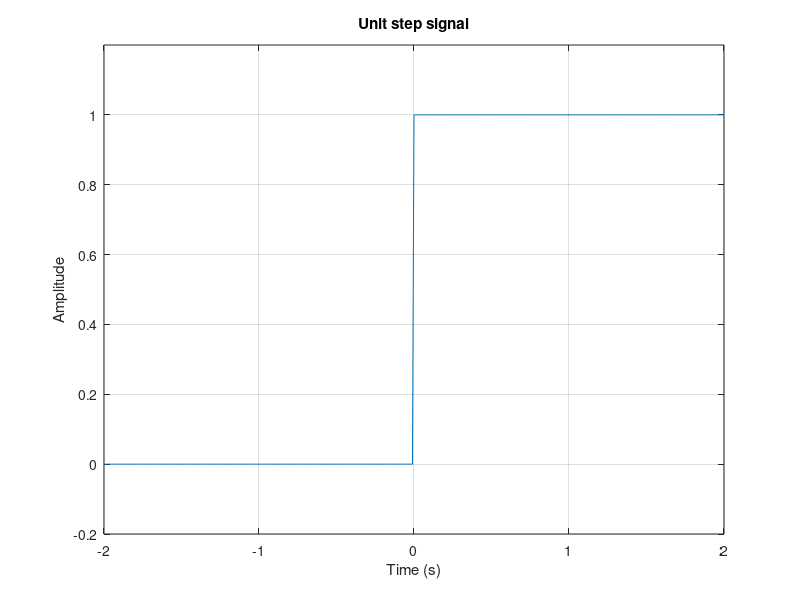

This figure's MATLAB source:
%name: Muhtasim Redwan
%date: 18/09/2024
%description: unit step signal 

duration = 4;
fs = 100; % sampling frequency

t = -duration/2:1/fs:duration/2;

unit_step_signal = zeros(1,length(t));

for i=1:length(t)
    if t(i) >= 0
        unit_step_signal(i) = 1;
    end
end

plot(t, unit_step_signal);
ylim([-.2 1.2]);
xlabel("Time (s)");
ylabel("Amplitude");
title("Unit step signal");
grid on;